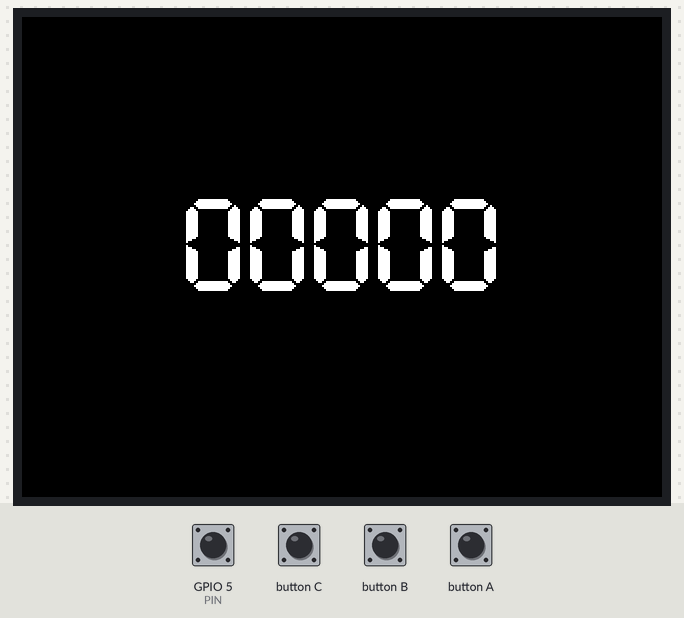
This sketch was run on a simulated ESP32. Parts: 320×240 colour display. The test bench sets the inputs (shaded band); at power-on: GPIO 5 (PIN) HIGH. Nothing arrives over Bluetooth unless stated; a phone connects over Bluetooth LE 3 s after start; what the sketch prints to the serial monitor is not drawn.

Above: at 1.3 s.
1.4 s: GPIO 5 (PIN) pulled LOW for 1 s
At 2.9 s:
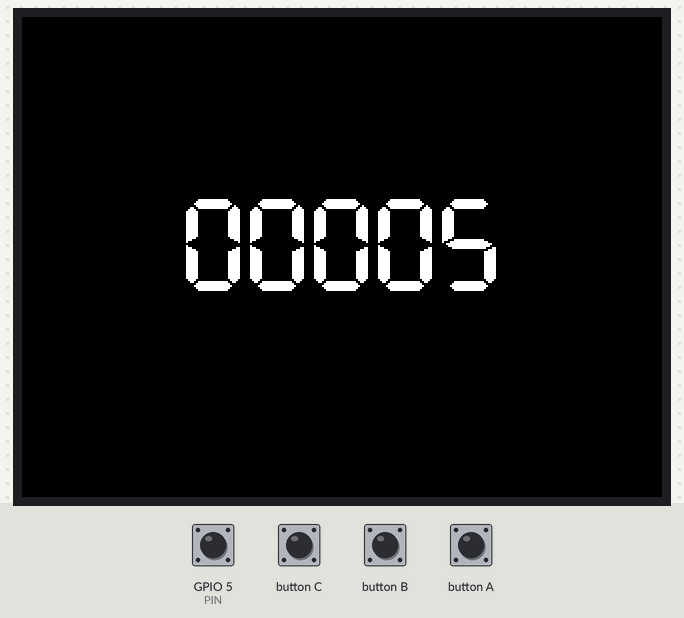
3.9 s: GPIO 5 (PIN) pulled LOW for 0.15 s
At 4.6 s:
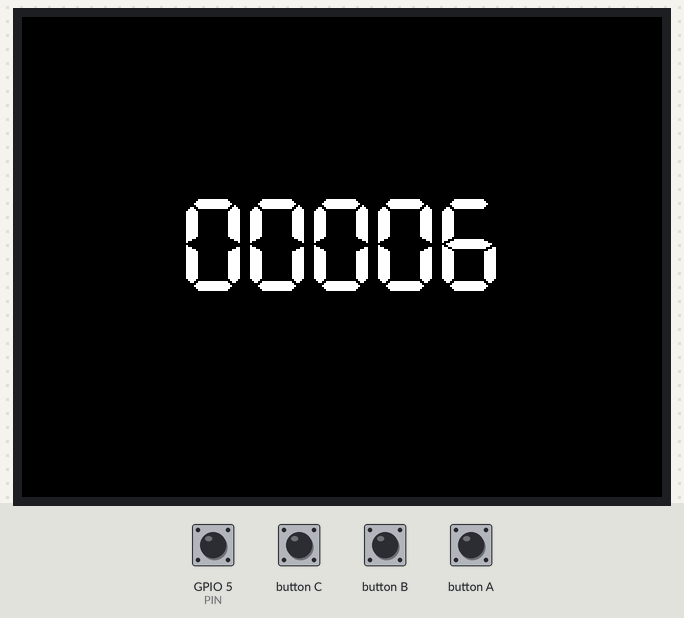
Timing chart, 0 to 6.9 s (numbered marks = the images above; inputs shaded):
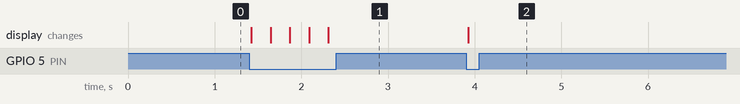

Measured:
- after the input at 1.4 s, the display: first changes at once (image 1 shows a later state)
- after the input at 3.9 s, the display: changes at once (image 2)

The sketch:

IndoorBike.ino
```cpp
/**
 * @file IndoorBike.ino
 * @brief VirtualCycling エアロバイク側モジュール
 * @author Watanabe Toshinori
 * @date 2020/05/30
 */

#include <M5Stack.h>
#include <BLEDevice.h>
#include <BLEServer.h>
#include <BLEUtils.h>
#include <BLE2902.h>

// オーディオジャックと接続したPIN
const int PIN = 5;

// BLE設定
const char *localName = "VirtualCycling";
const char *serviceUUID = "edeccb55-86b6-4ef2-8711-9cb7c0d3f6a0";
const char *characteristicUUID = "b44924cc-83d8-4376-81f5-6b80e5654768";

// 通知用のBLEキャラクタリスティック
BLECharacteristic *characteristic;

// BLEの端末接続状態
bool isDeviceConnected = false;

// 回転数
int count = 0;

// 現在の表示値
char countValue[6];

/**
 * M5Stackのセットアップ
 */
void setup(){
  M5.begin();

  // PINをプルアップに設定
  pinMode(PIN, INPUT_PULLUP);

  // BLEの初期化
  initializeBLE();

  M5.Lcd.setTextColor(WHITE);

  // 回転数
  M5.Lcd.drawString("00000", 80, 90, 7);

}

/**
 * M5Stackのループ
 */
void loop() {
  M5.update();

  int value = digitalRead(PIN);
  if (value == LOW) {
    // エアロバイクを回転すると通電する

    count += 1;
    updateCount();

    if (isDeviceConnected) {
      notify();
    }

    delay(200);
  }

}

/**
 * BLEのコールバック
 */
class ServerCallbacks: public BLEServerCallbacks {

    void onConnect(BLEServer* pServer) {
      isDeviceConnected = true;
    }

    void onDisconnect(BLEServer* pServer) {
      isDeviceConnected = false;

      // 一定時間待ってからアドバタイジングを再開
      delay(500);
      pServer->startAdvertising();
    }

};

/**
 * BLEを初期化します
 */
void initializeBLE() {
  // デバイスを作成
  BLEDevice::init(localName);

  // サーバーを作成
  BLEServer* server = BLEDevice::createServer();
  server->setCallbacks(new ServerCallbacks());

  // サービスを作成
  BLEService* service = server->createService(serviceUUID);

  // 通知用のキャラクタリスティックを作成
  characteristic = service->createCharacteristic(
                          characteristicUUID,
                          BLECharacteristic::PROPERTY_NOTIFY
                        );

  characteristic->addDescriptor(new BLE2902());

  // サービスを開始
  service->start();

  // アドバタイジングを開始
  server->getAdvertising()->start();
}

/**
 * 距離の表示を更新します
 */
void updateCount() {
  char buffer[6];
  sprintf(buffer, "%05d", count);

  if (strcmp(countValue, buffer) != 0) {
    strncpy(countValue, buffer, 6);
    M5.Lcd.fillRoundRect(80, 90, 160, 110, 10, BLACK);
    M5.Lcd.drawString(countValue, 80, 90, 7);
  }
}

/**
 * BLEで回転を送信します
 */
void notify() {
  char json[24];
  sprintf(json, "{\"delta\": %lu}", millis());
  characteristic->setValue(json);
  characteristic->notify();

  Serial.println(json);
}
```
